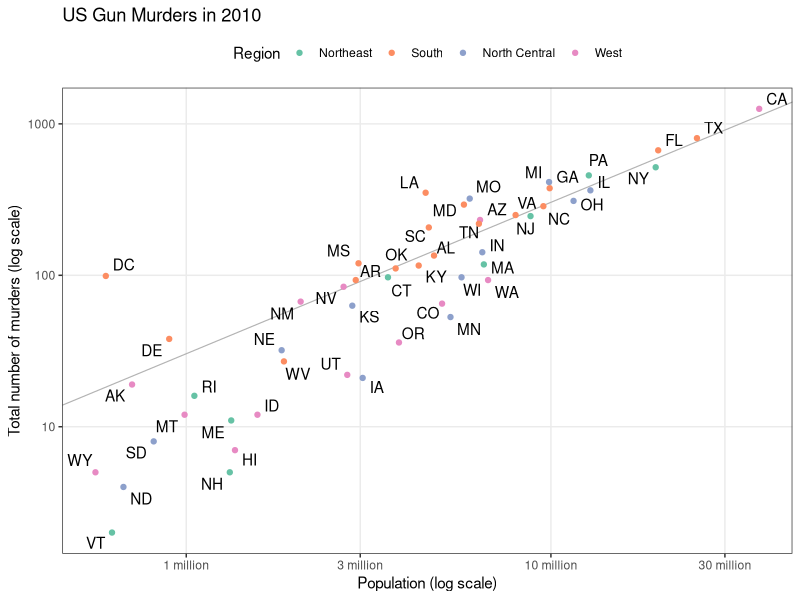
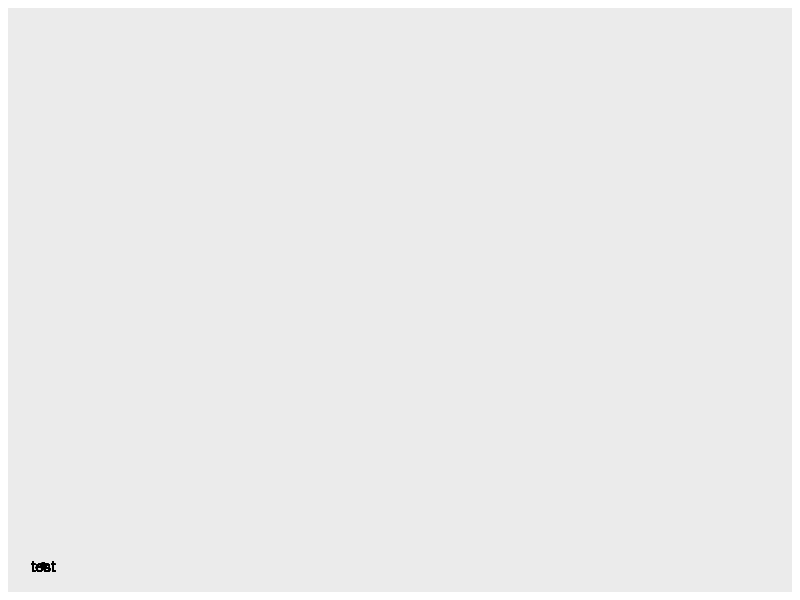
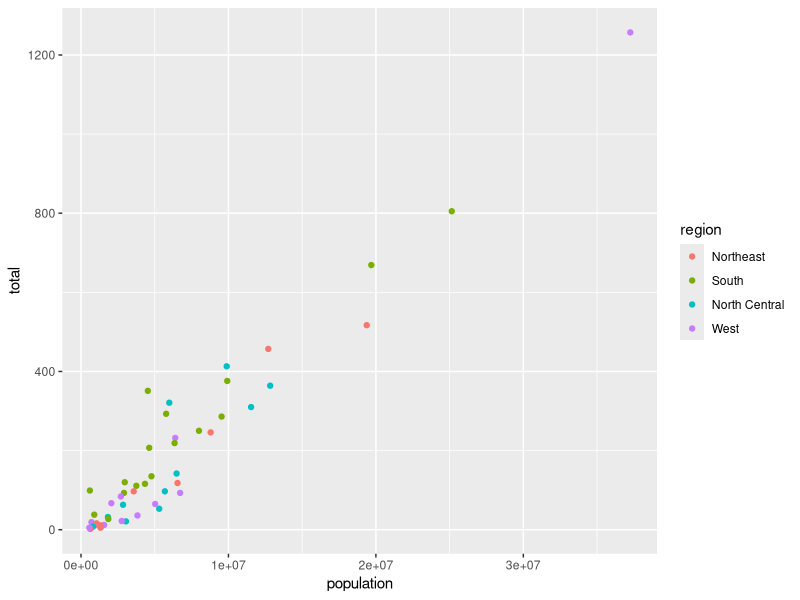
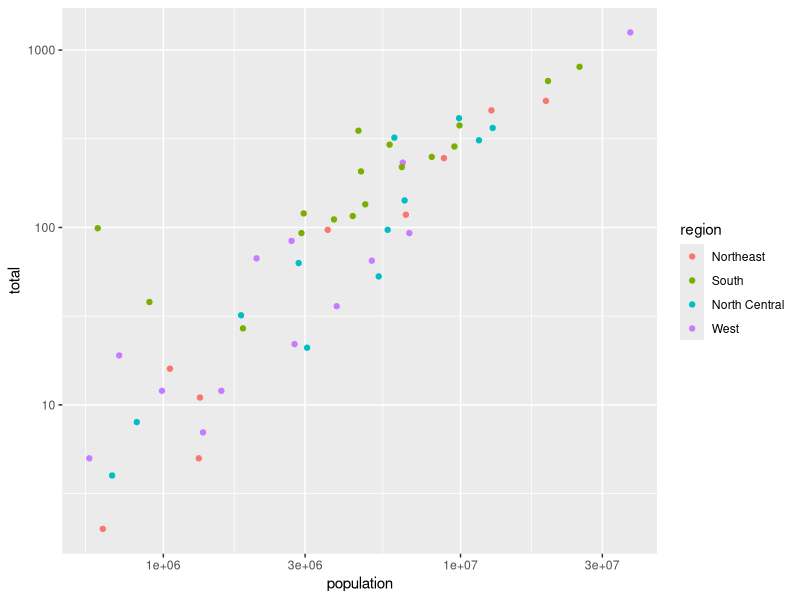
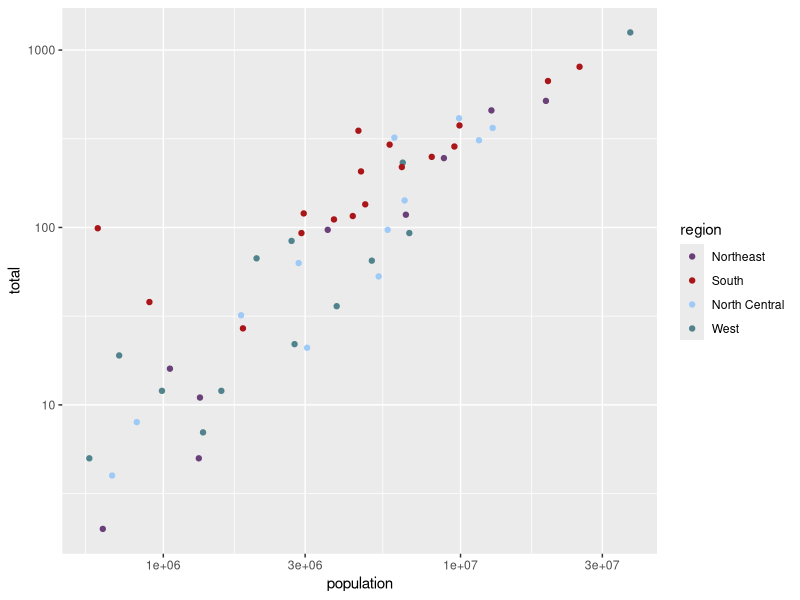
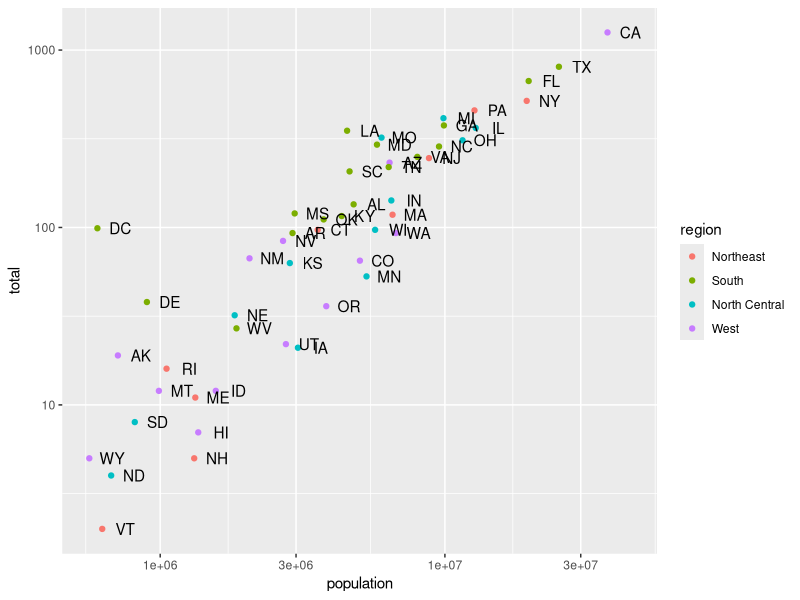
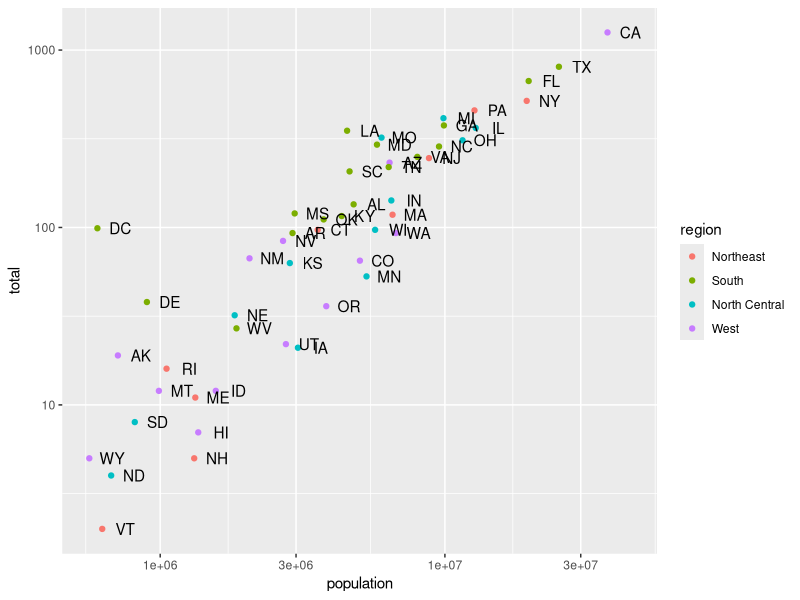
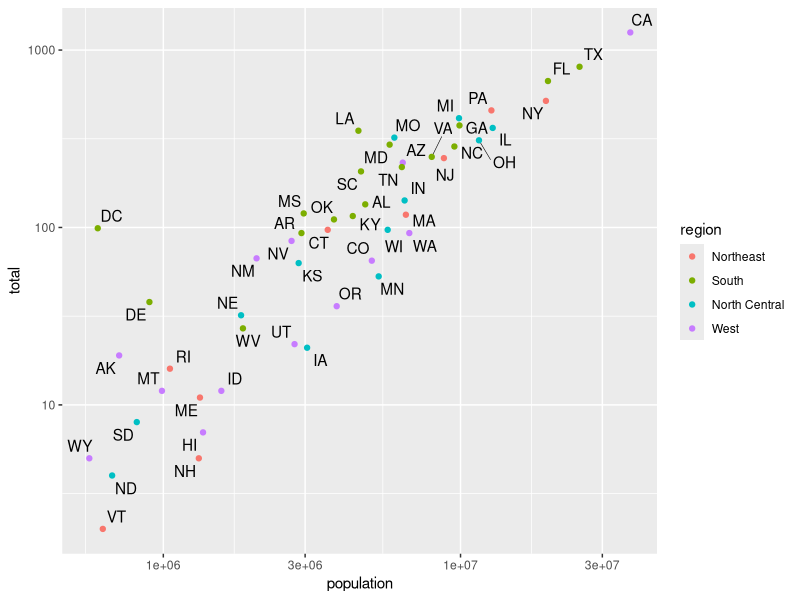

Here is the R script that generated these plots, in order:
## ---- chunk 1
library("knitr")
knitr::opts_chunk$set(cache = TRUE, message = FALSE, warning = FALSE, echo = TRUE)
## ---- chunk 2
library("dplyr")
library("dslabs")
library("ggplot2")
library("ggrepel")
library("scales")
## ---- chunk 3
data(murders)
r <- murders %>% 
  summarize(rate = sum(total) /  sum(population)) %>%
  pull(rate)

ggplot(murders, aes(x = population, y = total)) +
  geom_abline(intercept = log10(r), size = 0.4, col = "#b3b3b3") +
  geom_text_repel(aes(label = abb), segment.size = 0.2) + # I moved it up so that the geom_point's appear on top of the lines
  geom_point(aes(col = region)) +
  scale_x_log10(labels = unit_format(unit = "million", scale = 1e-6)) + # used to convert scientific notation to readable labels
  scale_y_log10() +
  scale_color_brewer(palette = "Set2") +
  labs(
    x = "Population (log scale)",
    y = "Total number of murders (log scale)",
    color = "Region",
    title = "US Gun Murders in 2010"
  ) +
  theme_bw() +
  theme(
    legend.position = "top",
    panel.grid.minor = element_blank()
  )
## ---- chunk 4
data(murders)
head(murders)
## ---- chunk 5
non_tidy <- data.frame(t(murders))
colnames(non_tidy) <- non_tidy[1, ]
non_tidy <- non_tidy[-1, ]
non_tidy[, 1:6]
## ---- chunk 6
ggplot(murders) +
  geom_point(x = 0, y = 0) +
  geom_text(x = 0, y = 0, label = "test")
## ---- chunk 7
ggplot(murders) +
  geom_point(aes(x = population, y = total, col = region))
## ---- chunk 8
ggplot(murders) +
  geom_point(aes(x = population, y = total, col = region)) +
  scale_x_log10() +
  scale_y_log10()
## ---- chunk 9
ggplot(murders) +
  geom_point(aes(x = population, y = total, col = region)) +
  scale_x_log10() +
  scale_y_log10() +
  scale_color_manual(values = c("#6a4078", "#aa1518", "#9ecaf8", "#50838c")) # exercise: find better colors using https://imagecolorpicker.com/
## ---- chunk 10
ggplot(murders) +
  geom_point(aes(x = population, y = total, col = region)) +
  geom_text(
    aes(x = population, y = total, label = abb),
    nudge_x = 0.08 # what would happen if I remove this?
  ) +
  scale_x_log10() +
  scale_y_log10()
## ---- chunk 11
ggplot(murders, aes(x = population, y = total)) +
  geom_point(aes(col = region)) +
  geom_text(aes(label = abb), nudge_x = 0.08) +
  scale_x_log10() +
  scale_y_log10()
## ---- chunk 12
ggplot(murders, aes(x = population, y = total)) +
  geom_text_repel(aes(label = abb), segment.size = 0.2) + # I moved it up so that the geom_point's appear on top of the lines
  geom_point(aes(col = region)) +
  scale_x_log10() +
  scale_y_log10()
## ---- chunk 13
r <- murders %>% 
  summarize(rate = sum(total) /  sum(population)) %>%
  pull(rate)
r
## ---- chunk 14
ggplot(murders, aes(x = population, y = total)) +
  geom_abline(intercept = log10(r), size = 0.4, col = "#b3b3b3") +
  geom_text_repel(aes(label = abb), segment.size = 0.2) +
  geom_point(aes(col = region)) +
  scale_x_log10() +
  scale_y_log10()
## ---- chunk 15
ggplot(murders, aes(x = population, y = total)) +
  geom_abline(intercept = log10(r), size = 0.4, col = "#b3b3b3") +
  geom_text_repel(aes(label = abb), segment.size = 0.2) +
  geom_point(aes(col = region)) +
  scale_x_log10(labels = unit_format(unit = "million", scale = 1e-6)) + # used to convert scientific notation to readable labels
  scale_y_log10() +
  labs(
    x = "Population (log scale)",
    y = "Total number of murders (log scale)",
    color = "region",
    title = "US Gun Murders in 2010"
  ) +
  theme(legend.position = "top")
## ---- chunk 16
ggplot(murders, aes(x = population, y = total)) +
  geom_abline(intercept = log10(r), size = 0.4, col = "#b3b3b3") +
  geom_text_repel(aes(label = abb), segment.size = 0.2) +
  geom_point(aes(col = region)) +
  scale_x_log10(labels = unit_format(unit = "million", scale = 1e-6)) +
  scale_y_log10() +
  scale_color_brewer(palette = "Set2") +
  labs(
    x = "Population (log scale)",
    y = "Total number of murders (log scale)",
    color = "Region",
    title = "US Gun Murders in 2010"
  ) +
  theme_bw() +
  theme(
    legend.position = "top",
    panel.grid.minor = element_blank()
  )
